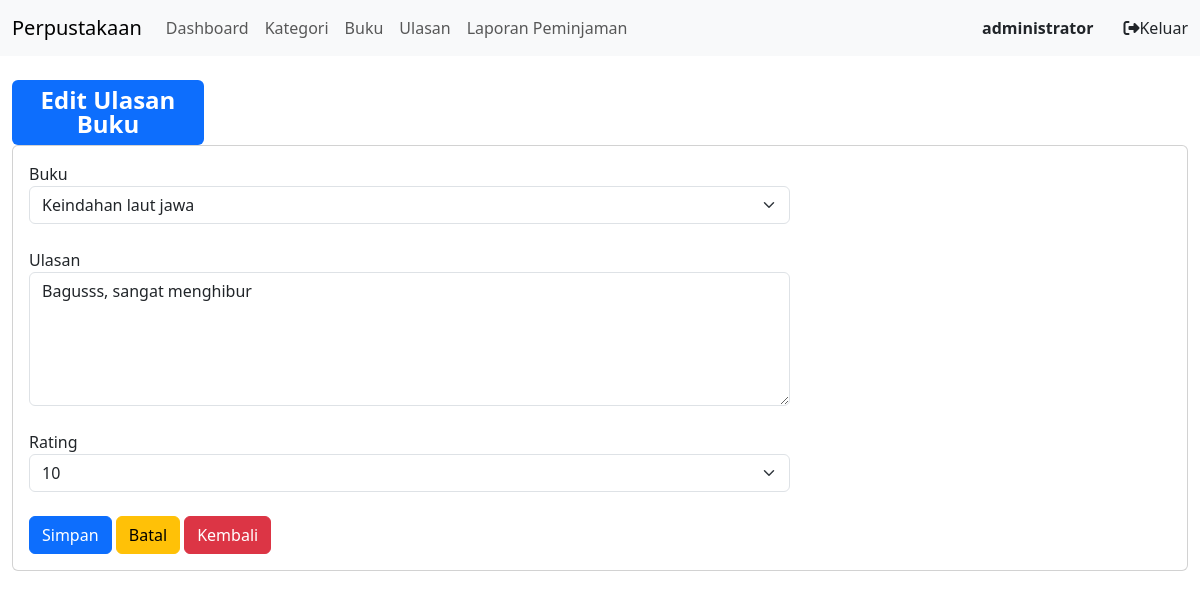
The page /index.php?page=ulasan_edit&&id=3 (signed in) on the database its author committed.
### tables this page shows
CREATE TABLE `ulasan` (
  `id_ulasan` int(11) NOT NULL,
  `id_user` int(11) DEFAULT NULL,
  `id_buku` int(11) DEFAULT NULL,
  `ulasan` text DEFAULT NULL,
  `rating` int(11) DEFAULT NULL
);

CREATE TABLE `buku` (
  `id_buku` int(11) NOT NULL,
  `id_kategori` int(11) DEFAULT NULL,
  `judul` varchar(255) DEFAULT NULL,
  `penulis` varchar(255) DEFAULT NULL,
  `penerbit` varchar(255) DEFAULT NULL,
  `tahun_terbit` varchar(255) DEFAULT NULL,
  `deskripsi` text DEFAULT NULL
);

### ulasan_edit.php (the view, shortened to what this page needs)
<div class="badge bg-primary text-wrap mt-4 fs-4" style="width: 12rem;">
    Edit Ulasan Buku
</div>
<div class="card">
    <div class="card-body">
        <div class="row">
            <form action="" method="post">
                <?php
                $id = $_GET['id'];
                $q = mysqli_query($koneksi, "SELECT * FROM ulasan WHERE id_ulasan='$id'");
                $data = mysqli_fetch_array($q)
                ?>
                <label class="col-md-1">Buku</label>
                <div class="col-md-8 mb-4">
                    <select name="id_buku" class="form-select">
                        <?php
                        $book = mysqli_query($koneksi, "SELECT * FROM buku");
                        while ($buku = mysqli_fetch_array($book)) {
                        ?>
                            <option <?php if ($data['id_buku'] == $buku['id_buku']) echo 'selected'; ?> value="<?php echo $buku['id_buku']; ?>"><?php echo $buku['judul']; ?></option>
                        <?php } ?>
                    </select>
                </div>
                <label class="col-md-1">Ulasan</label>
                <div class="col-md-8 mb-4">
                    <textarea name="ulasanBaru" rows="5" class="form-control"><?php echo $data['ulasan']; ?></textarea>
                </div>
                <label class="col-md-1">Rating</label>
                <div class="col-md-8 mb-4">
                    <select name="ratingBaru" class="form-select">
                        <?php
                        for ($i = 1; $i <= 10; $i++) {
                        ?>
                            <option <?php if ($data['rating'] == $i) echo 'selected'; ?>><?php echo $i; ?></option>
                        <?php
                        }
                        ?>
                    </select>
                </div>
        </div>
        <div class="row">
            <div class="col-md-8">
                <button type="submit" class="btn btn-primary" name="submit" value="submit">Simpan</button>
                <button type="reset" class="btn btn-warning">Batal</button>
                <a href="?page=ulasan" class="btn btn-danger">Kembali</a>
            </div>
        </div>
    </div>
</div>

### rows shown on the page
ulasan: id_buku "Keindahan laut jawa", ulasanBaru "Bagusss, sangat menghibur", ratingBaru "10"

### other values the page prints
$_SESSION['user']['nama'] "administrator"
